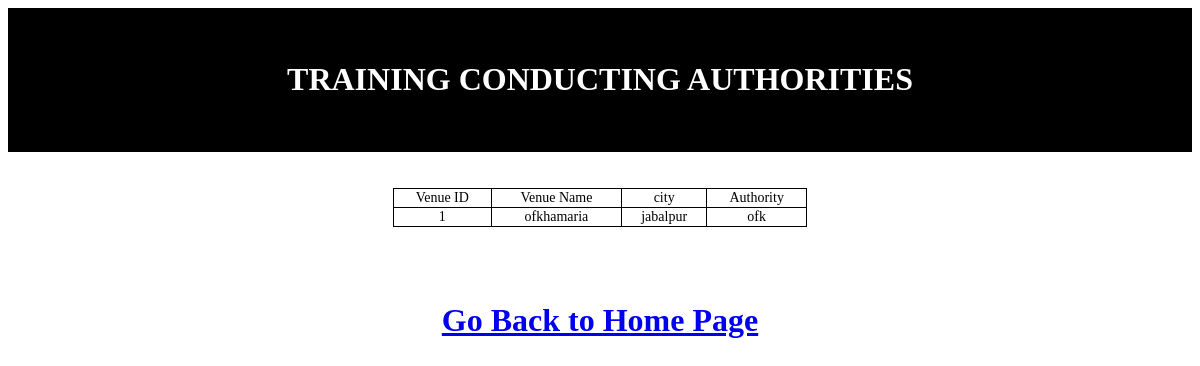
The page /conductedby.php on the database its author committed.
### tables this page shows
CREATE TABLE `conducted_by` (
  `venue_id` int(10) NOT NULL,
  `venue` varchar(20) NOT NULL,
  `city` varchar(20) NOT NULL,
  `authority` varchar(20) NOT NULL
);

### conductedby.php (the view, shortened to what this page needs)
<!DOCTYPE html>
<html>
<body>
<header><h1> TRAINING CONDUCTING AUTHORITIES </h1></header>
<center>
<?php
$servername="localhost";
$username="root";
$password="";
$dbname="hrd";
$conn=mysqli_connect("$servername","$username","$password","$dbname");
$sql="select * from conducted_by";
$result=$conn->query($sql);
if($result->num_rows>0)
{
   echo"<table border='1'><td>Venue ID</td><td>Venue Name</td><td>city</td><td>Authority</td>";
   while($row=$result->fetch_assoc())
   {
       echo"<tr>";
       echo"<br><td>".$row["venue_id"]."</td><td>".$row["venue"]."</td><td>".$row["city"]."</td><td>".$row["authority"]."</td><br>";
       echo"</tr>";
   }
}
else
{
echo"0 results";
}
echo"</table><br><br><br>";
?>
<a href="hrdmain.php"><h1>Go Back to Home Page</h1></a>
</body>
</html>

### conductedby.php (style rules this page uses)
table { border-collapse: collapse; width: 35%; font-family: verdana; font-size: 14px; }
table,td,th { border:1px solid black; text-align: center; }
header, footer { padding: 2em; color: white; background-color: black; clear: left; text-align: center; }
h1 { font-size: 1.5 cm; }

### rows shown on the page
conducted_by: venue_id "1", venue "ofkhamaria", city "jabalpur", authority "ofk"
